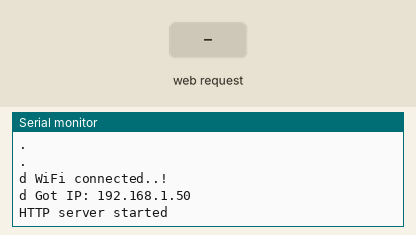
A sketch run on a simulated ESP8266 (NodeMCU). Parts: the last lines printed to the serial monitor. The test bench sets the inputs (shaded band). WiFi joins after 1.5 s; servers stay silent unless stated.

Above: at 3.3 s.
3.4 s: HTTP request GET /dirs received
At 4.4 s:
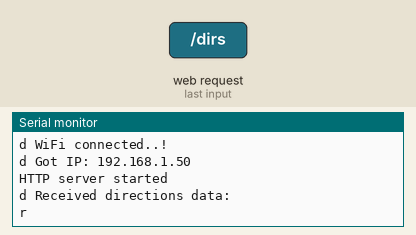
4.9 s: HTTP request GET /kill received
At 5.5 s:
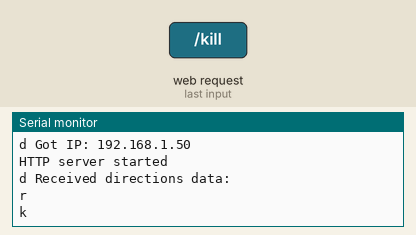

Measured:
- after the input at 3.4 s, the serial monitor: prints a new line at once (image 1)
- after the input at 4.9 s, the serial monitor: prints a new line at once (image 2)

The sketch:

esp8266-01_module.ino
```cpp
#include <ESP8266WiFi.h>
#include <ESP8266WebServer.h>

#define MAXROUTE 32;  // max number of directions to store in memory

// Serial

const int SERIALBAUD = 9600;

const char* ssid = "Virus";          // Enter SSID here
const char* password = "miguel314";  //Enter Password here

// const char* ssid = "Wi-Fi Gauss";        // Enter SSID here
// const char* password = "miguelerebeca";  //Enter Password here


const char* hostname = "car-esp8266-0";

// WIFI
ESP8266WebServer server(80);

// Directions
std::vector<std::vector<int>> directions;
std::vector<int> direction;
unsigned long stop_direction_time = 0;  // time of last executed direction

void setup() {

    // Serial
    Serial.begin(SERIALBAUD, SERIAL_8N1);
    delay(100);

    // Wifi
    Serial.println("d Contectando a ");
    Serial.println(ssid);

    WiFi.hostname(hostname);
    Serial.println("Added hostname");
    //connect to your local wi-fi network
    WiFi.begin(ssid, password);
    Serial.println("Begun");

    //check wi-fi is connected to wi-fi network
    while (WiFi.status() != WL_CONNECTED) {
        delay(1000);
        Serial.println(".");
    }
    Serial.println("");
    Serial.println("d WiFi connected..!");
    Serial.print("d Got IP: ");
    Serial.println(WiFi.localIP());

    server.on("/", handle_OnConnect);
    server.on("/dirs", handle_directions);
    server.on("/kill", handle_kill);
    server.onNotFound(handle_NotFound);

    server.begin();
    Serial.println("HTTP server started");

    directions = std::vector<std::vector<int>>();
    direction = std::vector<int>();
}

bool forcedOn = false;
void loop() {
    server.handleClient();
}

void handle_OnConnect() {
    server.send(200, "text/plain", "Hello to the M&M car!");
}

void handle_kill() {
    Serial.println("k");
    server.send(200, "text/plain", "Killed");
}


void handle_directions() {
    // directions.clear();
    String csv_data = server.arg("plain");
    Serial.print("d Received directions data: ");
    Serial.println(csv_data);
    Serial.print("r");
    Serial.println(csv_data);

    // String value = "";
    // int car = -1, startPos = -1, curDirInd = 0;
    // int* directions[MAXROUTE];
    // for (int i = 0; i < csv_data.length(); i++) {
    //     char c = csv_data.charAt(i);
    //     if (c == ',') {
    //         if (car == -1) {
    //             car = value.toInt();
    //         }
    //         else if (startPos == -1) {
    //             startPos = value.toInt();
    //         }
    //         else {
    //             directions[curDirInd] = value.toInt();
    //             curDirInd++;
    //         }
    //     }
    //     else {
    //         value += c;
    //     }
    // }


    // Parse CSV data and save to dynamic list in memory
    // std::vector<int> row;
    // String value;
    // for (int i = 0; i < csv_data.length(); i++) {
    //     char c = csv_data.charAt(i);
    //     if (c == ',' || c == '\n') {
    //         row.push_back(value.toInt());
    //         value = "";
    //         if (c == '\n') {
    //             Serial.print("Row: ");
    //             for (int j = 0; j < row.size(); j++) {
    //                 Serial.print(row[j]);
    //                 Serial.print(", ");
    //             }
    //             Serial.println();
    //             directions.push_back(row);
    //             row.clear();
    //         }
    //     }
    //     else {
    //         value += c;
    //     }
    // }


    server.send(200, "text/plain", "Received CSV data");
}

void handle_NotFound() {
    server.send(404, "text/plain", "Not found");
}
```
